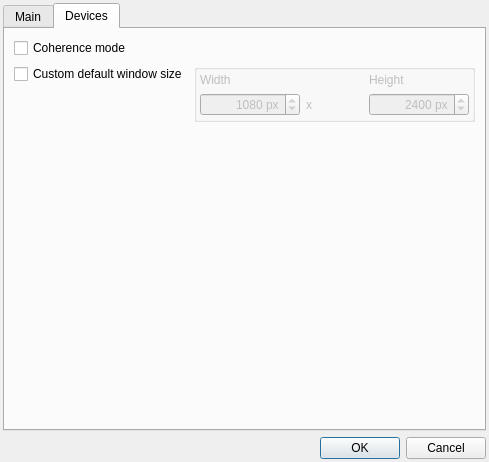
<?xml version="1.0" encoding="UTF-8"?>
<ui version="4.0">
 <class>ConfigDialog</class>
 <widget class="QDialog" name="ConfigDialog">
  <property name="geometry">
   <rect>
    <x>0</x>
    <y>0</y>
    <width>489</width>
    <height>462</height>
   </rect>
  </property>
  <property name="windowTitle">
   <string>Dialog</string>
  </property>
  <layout class="QGridLayout" name="gridLayout">
   <property name="leftMargin">
    <number>3</number>
   </property>
   <property name="topMargin">
    <number>3</number>
   </property>
   <property name="rightMargin">
    <number>3</number>
   </property>
   <property name="bottomMargin">
    <number>3</number>
   </property>
   <item row="1" column="0">
    <widget class="QDialogButtonBox" name="buttonBox">
     <property name="orientation">
      <enum>Qt::Orientation::Horizontal</enum>
     </property>
     <property name="standardButtons">
      <set>QDialogButtonBox::StandardButton::Cancel|QDialogButtonBox::StandardButton::Ok</set>
     </property>
    </widget>
   </item>
   <item row="0" column="0">
    <widget class="QTabWidget" name="tabWidget">
     <property name="currentIndex">
      <number>1</number>
     </property>
     <widget class="QWidget" name="tab">
      <attribute name="title">
       <string>Main</string>
      </attribute>
      <layout class="QGridLayout" name="gridLayout_2">
       <item row="1" column="0">
        <widget class="QGroupBox" name="scrcpyCheck">
         <property name="title">
          <string>Custom scrcpy path</string>
         </property>
         <property name="checkable">
          <bool>true</bool>
         </property>
         <layout class="QHBoxLayout" name="horizontalLayout_2">
          <item>
           <widget class="QLineEdit" name="scrcpyEdit"/>
          </item>
          <item>
           <widget class="QToolButton" name="toolButton_2">
            <property name="text">
             <string>...</string>
            </property>
           </widget>
          </item>
         </layout>
        </widget>
       </item>
       <item row="3" column="0">
        <spacer name="verticalSpacer">
         <property name="orientation">
          <enum>Qt::Orientation::Vertical</enum>
         </property>
         <property name="sizeHint" stdset="0">
          <size>
           <width>20</width>
           <height>40</height>
          </size>
         </property>
        </spacer>
       </item>
       <item row="0" column="0">
        <widget class="QGroupBox" name="adbCheck">
         <property name="title">
          <string>Custom adb path</string>
         </property>
         <property name="checkable">
          <bool>true</bool>
         </property>
         <layout class="QHBoxLayout" name="horizontalLayout">
          <item>
           <widget class="QLineEdit" name="adbEdit"/>
          </item>
          <item>
           <widget class="QToolButton" name="toolButton">
            <property name="text">
             <string>...</string>
            </property>
           </widget>
          </item>
         </layout>
        </widget>
       </item>
       <item row="2" column="0">
        <widget class="QGroupBox" name="scrcpyServerCheck">
         <property name="title">
          <string>Custom scrcpy-server path</string>
         </property>
         <property name="checkable">
          <bool>true</bool>
         </property>
         <layout class="QHBoxLayout" name="horizontalLayout_3">
          <item>
           <widget class="QLineEdit" name="scrcpyServerEdit"/>
          </item>
          <item>
           <widget class="QToolButton" name="toolButton_3">
            <property name="text">
             <string>...</string>
            </property>
           </widget>
          </item>
         </layout>
        </widget>
       </item>
      </layout>
     </widget>
     <widget class="QWidget" name="tab_2">
      <attribute name="title">
       <string>Devices</string>
      </attribute>
      <layout class="QFormLayout" name="formLayout">
       <item row="0" column="0" colspan="2">
        <widget class="QCheckBox" name="coherenceCheck">
         <property name="text">
          <string>Coherence mode</string>
         </property>
        </widget>
       </item>
       <item row="1" column="0">
        <widget class="QCheckBox" name="customScreenSizeCheck">
         <property name="text">
          <string>Custom default window size</string>
         </property>
        </widget>
       </item>
       <item row="1" column="1">
        <widget class="QGroupBox" name="groupBox">
         <property name="enabled">
          <bool>false</bool>
         </property>
         <property name="title">
          <string/>
         </property>
         <property name="checkable">
          <bool>false</bool>
         </property>
         <layout class="QGridLayout" name="gridLayout_3">
          <property name="leftMargin">
           <number>3</number>
          </property>
          <property name="topMargin">
           <number>3</number>
          </property>
          <property name="rightMargin">
           <number>3</number>
          </property>
          <property name="bottomMargin">
           <number>3</number>
          </property>
          <item row="1" column="2">
           <widget class="QSpinBox" name="heightEdit">
            <property name="minimumSize">
             <size>
              <width>100</width>
              <height>0</height>
             </size>
            </property>
            <property name="alignment">
             <set>Qt::AlignmentFlag::AlignRight|Qt::AlignmentFlag::AlignTrailing|Qt::AlignmentFlag::AlignVCenter</set>
            </property>
            <property name="suffix">
             <string> px</string>
            </property>
            <property name="maximum">
             <number>99999</number>
            </property>
            <property name="value">
             <number>2400</number>
            </property>
           </widget>
          </item>
          <item row="0" column="2">
           <widget class="QLabel" name="label_3">
            <property name="text">
             <string>Height</string>
            </property>
           </widget>
          </item>
          <item row="1" column="0">
           <widget class="QSpinBox" name="widthEdit">
            <property name="minimumSize">
             <size>
              <width>100</width>
              <height>0</height>
             </size>
            </property>
            <property name="alignment">
             <set>Qt::AlignmentFlag::AlignRight|Qt::AlignmentFlag::AlignTrailing|Qt::AlignmentFlag::AlignVCenter</set>
            </property>
            <property name="suffix">
             <string> px</string>
            </property>
            <property name="maximum">
             <number>99999</number>
            </property>
            <property name="value">
             <number>1080</number>
            </property>
           </widget>
          </item>
          <item row="0" column="0">
           <widget class="QLabel" name="label_2">
            <property name="text">
             <string>Width</string>
            </property>
           </widget>
          </item>
          <item row="1" column="1">
           <widget class="QLabel" name="label">
            <property name="sizePolicy">
             <sizepolicy hsizetype="Minimum" vsizetype="Preferred">
              <horstretch>0</horstretch>
              <verstretch>0</verstretch>
             </sizepolicy>
            </property>
            <property name="text">
             <string>x</string>
            </property>
           </widget>
          </item>
         </layout>
        </widget>
       </item>
       <item row="2" column="1">
        <spacer name="verticalSpacer_2">
         <property name="orientation">
          <enum>Qt::Orientation::Vertical</enum>
         </property>
         <property name="sizeHint" stdset="0">
          <size>
           <width>10</width>
           <height>40</height>
          </size>
         </property>
        </spacer>
       </item>
      </layout>
     </widget>
    </widget>
   </item>
  </layout>
 </widget>
 <tabstops>
  <tabstop>tabWidget</tabstop>
  <tabstop>adbCheck</tabstop>
  <tabstop>adbEdit</tabstop>
  <tabstop>toolButton</tabstop>
  <tabstop>scrcpyCheck</tabstop>
  <tabstop>scrcpyEdit</tabstop>
  <tabstop>toolButton_2</tabstop>
  <tabstop>scrcpyServerCheck</tabstop>
  <tabstop>scrcpyServerEdit</tabstop>
  <tabstop>toolButton_3</tabstop>
 </tabstops>
 <resources/>
 <connections>
  <connection>
   <sender>buttonBox</sender>
   <signal>accepted()</signal>
   <receiver>ConfigDialog</receiver>
   <slot>accept()</slot>
   <hints>
    <hint type="sourcelabel">
     <x>251</x>
     <y>461</y>
    </hint>
    <hint type="destinationlabel">
     <x>157</x>
     <y>274</y>
    </hint>
   </hints>
  </connection>
  <connection>
   <sender>buttonBox</sender>
   <signal>rejected()</signal>
   <receiver>ConfigDialog</receiver>
   <slot>reject()</slot>
   <hints>
    <hint type="sourcelabel">
     <x>319</x>
     <y>461</y>
    </hint>
    <hint type="destinationlabel">
     <x>286</x>
     <y>274</y>
    </hint>
   </hints>
  </connection>
  <connection>
   <sender>toolButton</sender>
   <signal>clicked()</signal>
   <receiver>ConfigDialog</receiver>
   <slot>editAdbPath()</slot>
   <hints>
    <hint type="sourcelabel">
     <x>447</x>
     <y>84</y>
    </hint>
    <hint type="destinationlabel">
     <x>488</x>
     <y>75</y>
    </hint>
   </hints>
  </connection>
  <connection>
   <sender>toolButton_2</sender>
   <signal>clicked()</signal>
   <receiver>ConfigDialog</receiver>
   <slot>editScrcpyPath()</slot>
   <hints>
    <hint type="sourcelabel">
     <x>447</x>
     <y>162</y>
    </hint>
    <hint type="destinationlabel">
     <x>488</x>
     <y>148</y>
    </hint>
   </hints>
  </connection>
  <connection>
   <sender>toolButton_3</sender>
   <signal>clicked()</signal>
   <receiver>ConfigDialog</receiver>
   <slot>editScrcpyServerPath()</slot>
   <hints>
    <hint type="sourcelabel">
     <x>447</x>
     <y>240</y>
    </hint>
    <hint type="destinationlabel">
     <x>488</x>
     <y>232</y>
    </hint>
   </hints>
  </connection>
  <connection>
   <sender>adbCheck</sender>
   <signal>toggled(bool)</signal>
   <receiver>ConfigDialog</receiver>
   <slot>toggleCustomAdbPath(bool)</slot>
   <hints>
    <hint type="sourcelabel">
     <x>85</x>
     <y>30</y>
    </hint>
    <hint type="destinationlabel">
     <x>488</x>
     <y>45</y>
    </hint>
   </hints>
  </connection>
  <connection>
   <sender>scrcpyCheck</sender>
   <signal>toggled(bool)</signal>
   <receiver>ConfigDialog</receiver>
   <slot>toggleCustomScrcpyPath(bool)</slot>
   <hints>
    <hint type="sourcelabel">
     <x>85</x>
     <y>108</y>
    </hint>
    <hint type="destinationlabel">
     <x>488</x>
     <y>116</y>
    </hint>
   </hints>
  </connection>
  <connection>
   <sender>scrcpyServerCheck</sender>
   <signal>toggled(bool)</signal>
   <receiver>ConfigDialog</receiver>
   <slot>toggleCustomScrcpyServerPath(bool)</slot>
   <hints>
    <hint type="sourcelabel">
     <x>85</x>
     <y>186</y>
    </hint>
    <hint type="destinationlabel">
     <x>488</x>
     <y>202</y>
    </hint>
   </hints>
  </connection>
  <connection>
   <sender>adbEdit</sender>
   <signal>textChanged(QString)</signal>
   <receiver>ConfigDialog</receiver>
   <slot>setAdbPath(QString)</slot>
   <hints>
    <hint type="sourcelabel">
     <x>50</x>
     <y>63</y>
    </hint>
    <hint type="destinationlabel">
     <x>488</x>
     <y>89</y>
    </hint>
   </hints>
  </connection>
  <connection>
   <sender>scrcpyEdit</sender>
   <signal>textChanged(QString)</signal>
   <receiver>ConfigDialog</receiver>
   <slot>setScrcpyPath(QString)</slot>
   <hints>
    <hint type="sourcelabel">
     <x>50</x>
     <y>141</y>
    </hint>
    <hint type="destinationlabel">
     <x>488</x>
     <y>129</y>
    </hint>
   </hints>
  </connection>
  <connection>
   <sender>scrcpyServerEdit</sender>
   <signal>textChanged(QString)</signal>
   <receiver>ConfigDialog</receiver>
   <slot>setScrcpyServerPath(QString)</slot>
   <hints>
    <hint type="sourcelabel">
     <x>50</x>
     <y>219</y>
    </hint>
    <hint type="destinationlabel">
     <x>488</x>
     <y>176</y>
    </hint>
   </hints>
  </connection>
  <connection>
   <sender>customScreenSizeCheck</sender>
   <signal>toggled(bool)</signal>
   <receiver>groupBox</receiver>
   <slot>setEnabled(bool)</slot>
   <hints>
    <hint type="sourcelabel">
     <x>135</x>
     <y>76</y>
    </hint>
    <hint type="destinationlabel">
     <x>312</x>
     <y>71</y>
    </hint>
   </hints>
  </connection>
  <connection>
   <sender>coherenceCheck</sender>
   <signal>toggled(bool)</signal>
   <receiver>ConfigDialog</receiver>
   <slot>setCoherenceMode(bool)</slot>
   <hints>
    <hint type="sourcelabel">
     <x>240</x>
     <y>43</y>
    </hint>
    <hint type="destinationlabel">
     <x>506</x>
     <y>9</y>
    </hint>
   </hints>
  </connection>
 </connections>
 <slots>
  <slot>editAdbPath()</slot>
  <slot>editScrcpyPath()</slot>
  <slot>editScrcpyServerPath()</slot>
  <slot>toggleCustomAdbPath(bool)</slot>
  <slot>toggleCustomScrcpyPath(bool)</slot>
  <slot>toggleCustomScrcpyServerPath(bool)</slot>
  <slot>setAdbPath(QString)</slot>
  <slot>setScrcpyPath(QString)</slot>
  <slot>setScrcpyServerPath(QString)</slot>
  <slot>setCoherenceMode(bool)</slot>
 </slots>
</ui>
